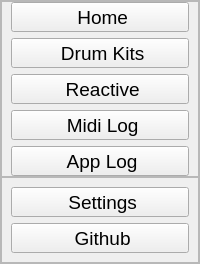
     <widget class="QFrame" name="menuFrame">
      <property name="sizePolicy">
       <sizepolicy hsizetype="Fixed" vsizetype="MinimumExpanding">
        <horstretch>0</horstretch>
        <verstretch>0</verstretch>
       </sizepolicy>
      </property>
      <property name="minimumSize">
       <size>
        <width>150</width>
        <height>0</height>
       </size>
      </property>
      <property name="frameShape">
       <enum>QFrame::StyledPanel</enum>
      </property>
      <property name="frameShadow">
       <enum>QFrame::Raised</enum>
      </property>
      <layout class="QVBoxLayout" name="verticalLayout_2">
       <property name="spacing">
        <number>0</number>
       </property>
       <property name="leftMargin">
        <number>0</number>
       </property>
       <property name="topMargin">
        <number>0</number>
       </property>
       <property name="rightMargin">
        <number>0</number>
       </property>
       <property name="bottomMargin">
        <number>0</number>
       </property>
       <item alignment="Qt::AlignTop">
        <widget class="QFrame" name="frame_2">
         <property name="sizePolicy">
          <sizepolicy hsizetype="Preferred" vsizetype="Expanding">
           <horstretch>0</horstretch>
           <verstretch>0</verstretch>
          </sizepolicy>
         </property>
         <property name="frameShape">
          <enum>QFrame::StyledPanel</enum>
         </property>
         <property name="frameShadow">
          <enum>QFrame::Raised</enum>
         </property>
         <layout class="QVBoxLayout" name="verticalLayout_4">
          <property name="leftMargin">
           <number>9</number>
          </property>
          <property name="topMargin">
           <number>0</number>
          </property>
          <property name="rightMargin">
           <number>9</number>
          </property>
          <property name="bottomMargin">
           <number>0</number>
          </property>
          <item>
           <widget class="QToolButton" name="homeMenuButton">
            <property name="sizePolicy">
             <sizepolicy hsizetype="MinimumExpanding" vsizetype="Fixed">
              <horstretch>0</horstretch>
              <verstretch>0</verstretch>
             </sizepolicy>
            </property>
            <property name="font">
             <font>
              <pointsize>14</pointsize>
             </font>
            </property>
            <property name="cursor">
             <cursorShape>ArrowCursor</cursorShape>
            </property>
            <property name="text">
             <string> Home</string>
            </property>
            <property name="icon">
             <iconset resource="../../Resources.qrc">
              <normaloff>:/resources/img/icons/home.svg</normaloff>:/resources/img/icons/home.svg</iconset>
            </property>
            <property name="iconSize">
             <size>
              <width>24</width>
              <height>24</height>
             </size>
            </property>
            <property name="toolButtonStyle">
             <enum>Qt::ToolButtonTextBesideIcon</enum>
            </property>
           </widget>
          </item>
          <item>
           <widget class="QToolButton" name="drumKitsMenuButton">
            <property name="sizePolicy">
             <sizepolicy hsizetype="MinimumExpanding" vsizetype="Fixed">
              <horstretch>0</horstretch>
              <verstretch>0</verstretch>
             </sizepolicy>
            </property>
            <property name="font">
             <font>
              <pointsize>14</pointsize>
             </font>
            </property>
            <property name="text">
             <string> Drum Kits</string>
            </property>
            <property name="icon">
             <iconset resource="../../Resources.qrc">
              <normaloff>:/resources/img/icons/music.svg</normaloff>:/resources/img/icons/music.svg</iconset>
            </property>
            <property name="iconSize">
             <size>
              <width>24</width>
              <height>24</height>
             </size>
            </property>
            <property name="toolButtonStyle">
             <enum>Qt::ToolButtonTextBesideIcon</enum>
            </property>
           </widget>
          </item>
          <item>
           <widget class="QToolButton" name="reactiveButton">
            <property name="sizePolicy">
             <sizepolicy hsizetype="MinimumExpanding" vsizetype="Fixed">
              <horstretch>0</horstretch>
              <verstretch>0</verstretch>
             </sizepolicy>
            </property>
            <property name="font">
             <font>
              <pointsize>14</pointsize>
             </font>
            </property>
            <property name="text">
             <string> Reactive</string>
            </property>
            <property name="icon">
             <iconset resource="../../Resources.qrc">
              <normaloff>:/resources/img/icons/sun.svg</normaloff>:/resources/img/icons/sun.svg</iconset>
            </property>
            <property name="iconSize">
             <size>
              <width>24</width>
              <height>24</height>
             </size>
            </property>
            <property name="toolButtonStyle">
             <enum>Qt::ToolButtonTextBesideIcon</enum>
            </property>
           </widget>
          </item>
          <item>
           <widget class="QToolButton" name="midiLogMenuButton">
            <property name="sizePolicy">
             <sizepolicy hsizetype="MinimumExpanding" vsizetype="Fixed">
              <horstretch>0</horstretch>
              <verstretch>0</verstretch>
             </sizepolicy>
            </property>
            <property name="font">
             <font>
              <pointsize>14</pointsize>
             </font>
            </property>
            <property name="styleSheet">
             <string notr="true"/>
            </property>
            <property name="text">
             <string> Midi Log</string>
            </property>
            <property name="icon">
             <iconset resource="../../Resources.qrc">
              <normaloff>:/resources/img/icons/headphones.svg</normaloff>:/resources/img/icons/headphones.svg</iconset>
            </property>
            <property name="iconSize">
             <size>
              <width>24</width>
              <height>24</height>
             </size>
            </property>
            <property name="toolButtonStyle">
             <enum>Qt::ToolButtonTextBesideIcon</enum>
            </property>
           </widget>
          </item>
          <item>
           <widget class="QToolButton" name="appLogMenuButton">
            <property name="sizePolicy">
             <sizepolicy hsizetype="MinimumExpanding" vsizetype="Fixed">
              <horstretch>0</horstretch>
              <verstretch>0</verstretch>
             </sizepolicy>
            </property>
            <property name="font">
             <font>
              <pointsize>14</pointsize>
             </font>
            </property>
            <property name="text">
             <string> App Log</string>
            </property>
            <property name="icon">
             <iconset resource="../../Resources.qrc">
              <normaloff>:/resources/img/icons/file-text.svg</normaloff>:/resources/img/icons/file-text.svg</iconset>
            </property>
            <property name="iconSize">
             <size>
              <width>24</width>
              <height>24</height>
             </size>
            </property>
            <property name="toolButtonStyle">
             <enum>Qt::ToolButtonTextBesideIcon</enum>
            </property>
           </widget>
          </item>
         </layout>
        </widget>
       </item>
       <item alignment="Qt::AlignBottom">
        <widget class="QFrame" name="frame">
         <property name="sizePolicy">
          <sizepolicy hsizetype="Expanding" vsizetype="Minimum">
           <horstretch>0</horstretch>
           <verstretch>0</verstretch>
          </sizepolicy>
         </property>
         <property name="minimumSize">
          <size>
           <width>0</width>
           <height>0</height>
          </size>
         </property>
         <property name="font">
          <font>
           <pointsize>14</pointsize>
          </font>
         </property>
         <property name="frameShape">
          <enum>QFrame::StyledPanel</enum>
         </property>
         <property name="frameShadow">
          <enum>QFrame::Raised</enum>
         </property>
         <layout class="QVBoxLayout" name="verticalLayout_3">
          <item>
           <widget class="QToolButton" name="settingsButton">
            <property name="sizePolicy">
             <sizepolicy hsizetype="MinimumExpanding" vsizetype="Fixed">
              <horstretch>0</horstretch>
              <verstretch>0</verstretch>
             </sizepolicy>
            </property>
            <property name="font">
             <font>
              <pointsize>14</pointsize>
             </font>
            </property>
            <property name="text">
             <string> Settings</string>
            </property>
            <property name="icon">
             <iconset resource="../../Resources.qrc">
              <normaloff>:/resources/img/icons/settings.svg</normaloff>:/resources/img/icons/settings.svg</iconset>
            </property>
            <property name="iconSize">
             <size>
              <width>24</width>
              <height>24</height>
             </size>
            </property>
            <property name="toolButtonStyle">
             <enum>Qt::ToolButtonTextBesideIcon</enum>
            </property>
           </widget>
          </item>
          <item>
           <widget class="QToolButton" name="githubButton">
            <property name="sizePolicy">
             <sizepolicy hsizetype="MinimumExpanding" vsizetype="Fixed">
              <horstretch>0</horstretch>
              <verstretch>0</verstretch>
             </sizepolicy>
            </property>
            <property name="font">
             <font>
              <pointsize>14</pointsize>
             </font>
            </property>
            <property name="text">
             <string> Github</string>
            </property>
            <property name="icon">
             <iconset resource="../../Resources.qrc">
              <normaloff>:/resources/img/icons/github.svg</normaloff>:/resources/img/icons/github.svg</iconset>
            </property>
            <property name="iconSize">
             <size>
              <width>24</width>
              <height>24</height>
             </size>
            </property>
            <property name="toolButtonStyle">
             <enum>Qt::ToolButtonTextBesideIcon</enum>
            </property>
           </widget>
          </item>
         </layout>
        </widget>
       </item>
      </layout>
     </widget>
